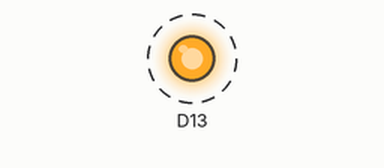
A sketch run on a simulated Arduino Due. Shown: output pins drawn as LEDs (lit = HIGH). Dashed ring = blinking. What the sketch prints to the serial monitor is not drawn.

Above: at 0.05 s.
Timing chart, 0 to 3.0 s (numbered marks = the images above):
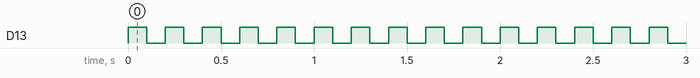

Measured:
- by itself, D13: alternates HIGH for 0.10 s and LOW for 0.10 s

The sketch:

victim_board_src.ino
```cpp
//Victim Board

void setup() {
  SerialUSB.begin(4800); // Monitoring UART
  Serial2.begin(4800);   // UART being monitored by Malicious Chip
  pinMode(13, OUTPUT);
}

void loop() {
  SerialUSB.println("RUNNING"); // Ping to show that board has not yet been attacked
  digitalWrite(13, HIGH);
  delay(100);
  digitalWrite(13, LOW);
  delay(100);
}
```
